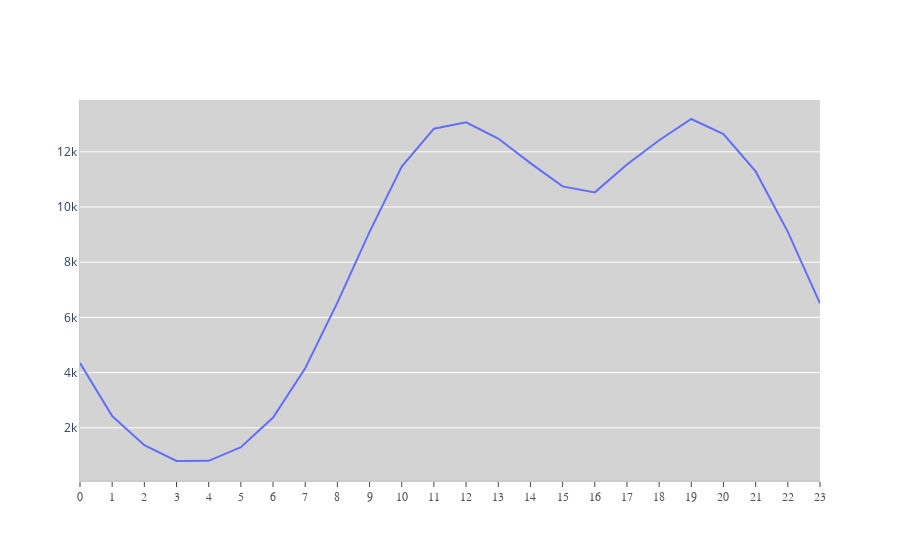

Notebook source saved alongside this figure:
### Code cell
fig = go.Figure()
# You can pull individual columns of data from the dataset and use markers or not
fig.add_trace(go.Scatter(x = hours, y = df.groupby(['Hour']).count().reset_index()['Quantity Ordered'], 
                        mode='lines'))

# Go crazy styling the figure
fig.update_layout(
    # Shows gray line without grid, styling fonts, linewidths and more
    xaxis=dict(
        showline=True,
        showgrid=False,
        showticklabels=True,
        tickmode = 'linear',
        linecolor='rgb(204, 204, 204)',
        linewidth=2,
        ticks='outside',
        tickfont=dict(
            family='Arial',
            size=12,
            color='rgb(82, 82, 82)',
        ),
    ),
    # Turn off everything on y axis
    yaxis=dict(
        showgrid=True,
        zeroline=True,
        showline=True,
        showticklabels=True,
        linecolor='rgb(204, 204, 204)',
    ),

    showlegend=False,
    plot_bgcolor='lightgray'
)

### Figure 1 — Plotly figure (JSON) as saved in the notebook; plotly's stock layout.template omitted (floating-point values rounded to 4 significant figures)
{"data": [{"mode": "lines", "type": "scatter", "x": [0, 1, 2, 3, 4, 5, 6, 7, 8, 9, 10, 11, 12, 13, 14, 15, 16, 17, 18, 19, 20, 21, 22, 23], "y": [4343, 2426, 1371, 797, 803, 1299, 2371, 4160, 6533, 9099, 11465, 12837, 13070, 12479, 11589, 10747, 10530, 11539, 12417, 13188, 12645, 11289, 9098, 6509]}], "layout": {"plot_bgcolor": "lightgray", "showlegend": false, "xaxis": {"linecolor": "rgb(204, 204, 204)", "linewidth": 2, "showgrid": false, "showline": true, "showticklabels": true, "tickfont": {"color": "rgb(82, 82, 82)", "family": "Arial", "size": 12}, "tickmode": "linear", "ticks": "outside"}, "yaxis": {"linecolor": "rgb(204, 204, 204)", "showgrid": true, "showline": true, "showticklabels": true, "zeroline": true}}}
